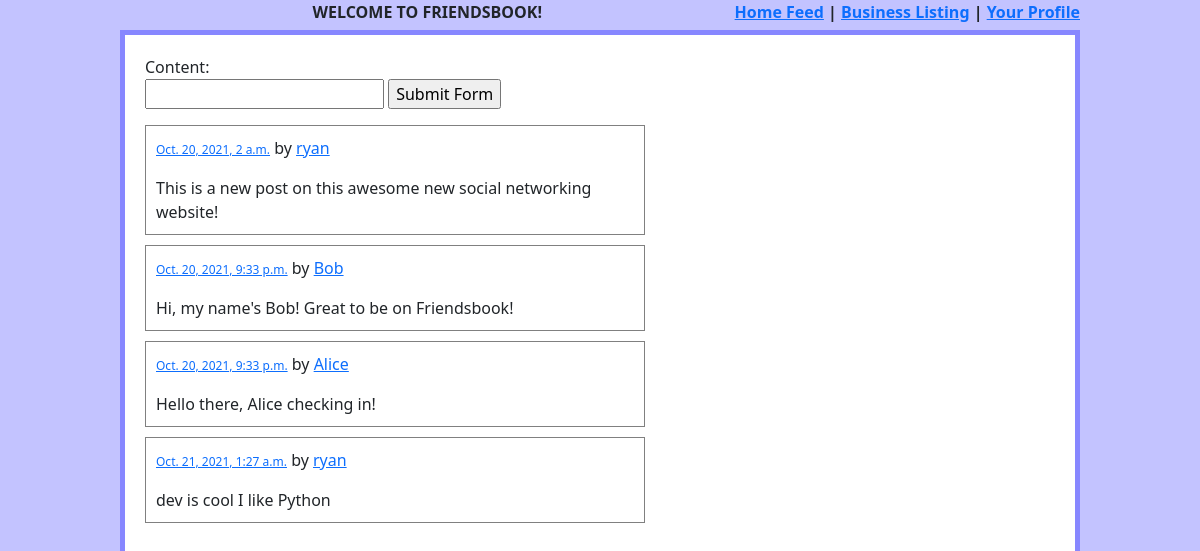
The page / on the database its author committed.
### post/models.py (models this page shows, shortened)
class Post(models.Model):
    author = models.ForeignKey(User, null=True, blank=True, on_delete=CASCADE)
    content = models.CharField(max_length=140, validators=[validate_no_bad_words])
    created_on = models.DateTimeField('date created', auto_now_add=True)

### post/views.py (the view)
# urls.py: path('', post_feed, name='home'),
def post_feed(request):
    post_form = PostForm()
    if request.method == 'POST':
        post_form = add_post(request)
    template = loader.get_template('feed.html')
    posts = Post.objects.all()
    return HttpResponse(template.render({'posts': posts, 'new_post_form': post_form}, request))

### post/forms.py
class PostForm(forms.ModelForm):
    class Meta:
        model = Post
        fields = ['content']

### post/templates/feed.html (shortened to what this page needs)
{% include 'header.html' %}
<div class="wrapper">
<form method="post" action="">
    {{new_post_form}}
    <input type="submit" value="Submit Form"/>
</form>
{% for post in posts %}
<div class="post">
    <span id="post-{{post.id}}">
        <span class="date"><a href="/post/{{post.id}}">{{post.created_on}}</a></span> by <a href="/profile/{{ post.author.id }}">{{post.author.username}}</a>
            </p>{{post.content}}
    </span>
</div>
{% endfor %}
</div>

### static/css/styles.css (style rules this page uses)
label { display: block; }
.wrapper { border: 5px solid rgb(135, 135, 255); width: 80%; margin: auto; padding: 20px; background-color: white; height: 100%; }
.post { border: 1px solid gray; width: 500px; padding: 10px; margin-top: 10px; }
.date { color: gray; font-size: 12px; }

### rows shown on the page
Post: created_on "Oct. 20, 2021, 2 a.m.", author.username "ryan", content "This is a new post on this awesome new social networking website!"
Post: created_on "Oct. 20, 2021, 9:33 p.m.", author.username "Bob", content "Hi, my name's Bob! Great to be on Friendsbook!"
Post: created_on "Oct. 20, 2021, 9:33 p.m.", author.username "Alice", content "Hello there, Alice checking in!"
Post: created_on "Oct. 21, 2021, 1:27 a.m.", author.username "ryan", content "dev is cool I like Python"
